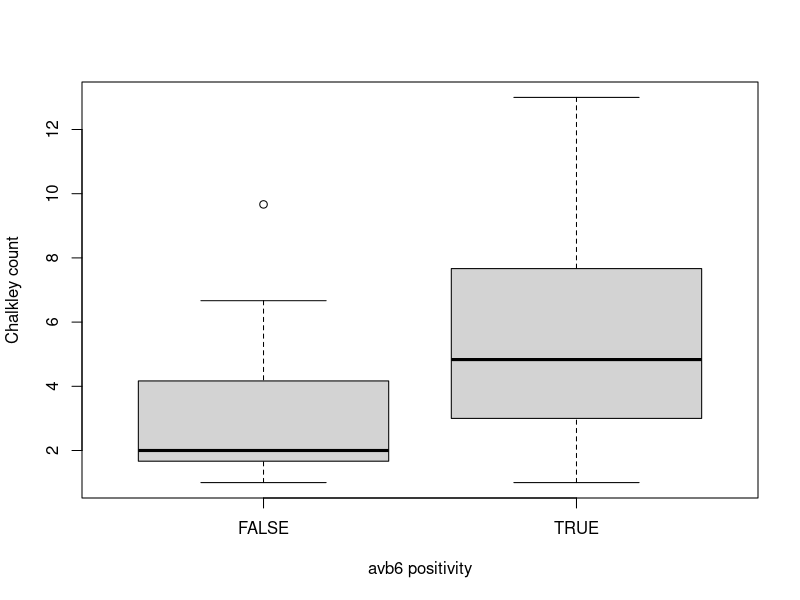
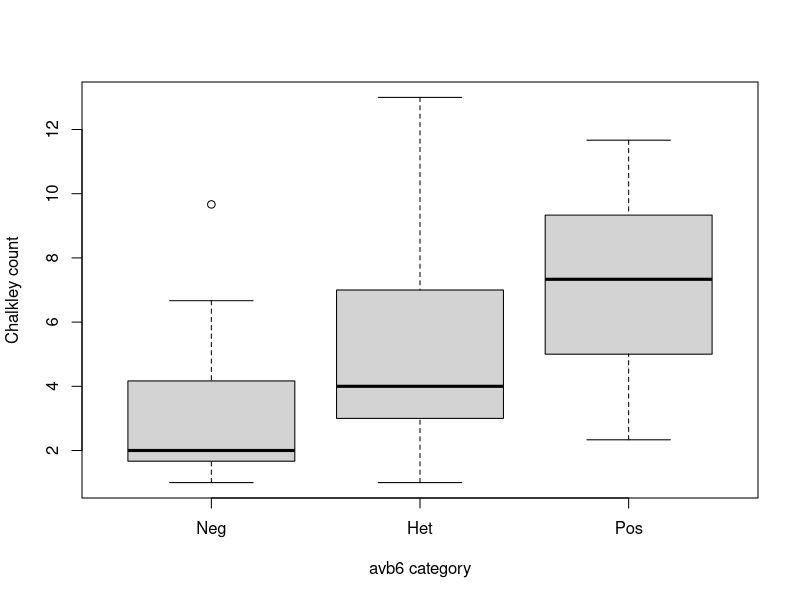

Recreate these plots in R, in order.
## ---- chunk 1
##load avb6 data
mydta=read.csv("181008-classdta.csv")
colnames(mydta)
## ---- chunk 2
## look at data first few rows using head() function
head(mydta)
## ---- chunk 3
table(mydta$B6)
## ---- chunk 4
table(mydta$B6t)
## ---- chunk 5
summary(mydta$CHALKLEY)
## ---- chunk 6
#Number in each GRADE category
table(mydta$GRADE)
## ---- chunk 7
## Chalkley by avb6 positivity
png(file="charts/box1.png")
boxplot(split(mydta$CHALKLEY, mydta$B6), xlab="avb6 positivity", ylab="Chalkley count")
dev.off()

## Chalkley by avb6 trend
png(file="charts/box2.png")
boxplot(split(mydta$CHALKLEY, mydta$B6t), names=c("Neg", "Het", "Pos"), ylab="Chalkley count", xlab="avb6 category")
dev.off()
## ---- chunk 8
tapply(mydta$CHALKLEY, mydta$B6, summary)
## ---- chunk 9
tapply(mydta$CHALKLEY, mydta$B6t, summary)
## ---- chunk 10
##classical t-test - assuming constant variance, t-distribution reference
myttest=t.test(mydta$CHALKLEY[mydta$B6==0], mydta$CHALKLEY[mydta$B6==1], var.equal=TRUE)
myttest
## ---- chunk 11
##t-test that allows different variance between groups (Welch t-test)
t.test(mydta$CHALKLEY[mydta$B6==0], mydta$CHALKLEY[mydta$B6==1], var.equal=FALSE)
## ---- chunk 12
wilcox.test(mydta$CHALKLEY[mydta$B6==0], mydta$CHALKLEY[mydta$B6==1])
## ---- chunk 13
crosstab=table(mydta$GRADE==2,mydta$B6==1)
crosstab
ngrade=table(mydta$GRADE==2)
npos=crosstab[,2]
prop.test(npos, ngrade)
